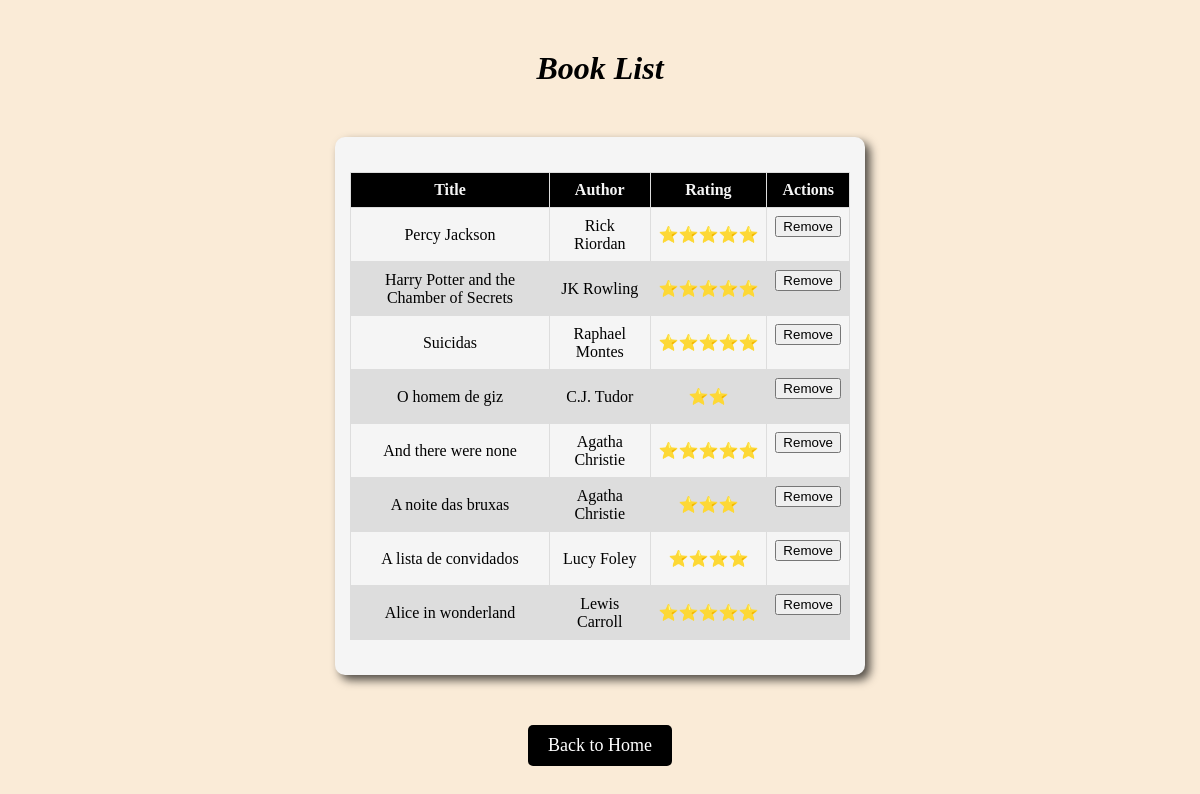
The page /books/ on the database its author committed.
### books/models.py (models this page shows, shortened)
class Book(models.Model):
    title = models.CharField(max_length=200)
    author = models.CharField(max_length=200)
    rating = models.IntegerField(choices=[(i, str(i)) for i in range(6)], default=0) #Rating from 0 to 5
    def get_stars(self):
        return '⭐' * self.rating

### books/views.py (the view)
# urls.py: path('books/', views.book_list, name='book_list'),  # Rota para a lista de livros
def book_list(request):
    books = Book.objects.all()
    return render(request, 'books/book_list.html', {'books': books})

### books/templates/books/book_list.html (shortened to what this page needs)
{% load static %}
<html>
<head>
    <link rel="stylesheet" type="text/css" href="{% static 'book/style.css' %}">
</head>
<body class="book-list">
    <h1>Book List</h1>
    <section>
        <table>
            <thead>
                <tr>
                    <th>Title</th>
                    <th>Author</th>
                    <th>Rating</th>
                    <th>Actions</th>
                </tr>
            </thead>
            <tbody>
                {% for book in books %}
                    <tr>
                        <td>{{ book.title }}</td>
                        <td>{{ book.author }}</td>
                        <td>{{ book.get_stars }}</td>
                        <td>
                            <form method="POST" action="{% url 'remove_book' book.id %}">
                                <button type="submit">Remove</button>
                            </form>
                        </td>
                    </tr>
                {% empty %}
                    <tr>
                        <td colspan="3">No books available</td>
                    </tr>
                {% endfor %}
            </tbody>
        </table>
    </section>
    <a href="{% url 'home' %}">Back to Home</a>
</body>
</html>

### static/book/style.css (style rules this page uses)
body.book-list { background-color: antiquewhite; color: rgb(0, 0, 0); text-align: center; }
h1, p { font-style: italic; margin: 20px auto; padding: 30px; text-align: center; color: #000; }
section { background: whitesmoke; border-radius: 10px; padding: 15px; width: 500px; margin: auto; box-shadow: 5px 5px 10px rgba(0,0,0, 0.682); border: 2px; color: #000; }
table { width: 100%; border-collapse: collapse; margin: 20px auto; }
th, td { border: 1px solid #ddd; padding: 8px; }
th { background-color: black; color: whitesmoke; text-align: center; }
td { text-align: center; }
tr:nth-child(even) { background-color: #ddd; }
a { font-size: 18px; color: white; background-color: black; text-decoration: none; padding: 10px 20px; border-radius: 5px; display: inline-block; margin-top: 50px; transition: transform 0.5s ease; }

### rows shown on the page
Book: title "Percy Jackson", author "Rick Riordan", get_stars "⭐⭐⭐⭐⭐"
Book: title "Harry Potter and the Chamber of Secrets", author "JK Rowling", get_stars "⭐⭐⭐⭐⭐"
Book: title "Suicidas", author "Raphael Montes", get_stars "⭐⭐⭐⭐⭐"
Book: title "O homem de giz", author "C.J. Tudor", get_stars "⭐⭐"
Book: title "And there were none", author "Agatha Christie", get_stars "⭐⭐⭐⭐⭐"
Book: title "A noite das bruxas", author "Agatha Christie", get_stars "⭐⭐⭐"
Book: title "A lista de convidados", author "Lucy Foley", get_stars "⭐⭐⭐⭐"
Book: title "Alice in wonderland", author "Lewis Carroll", get_stars "⭐⭐⭐⭐⭐"
